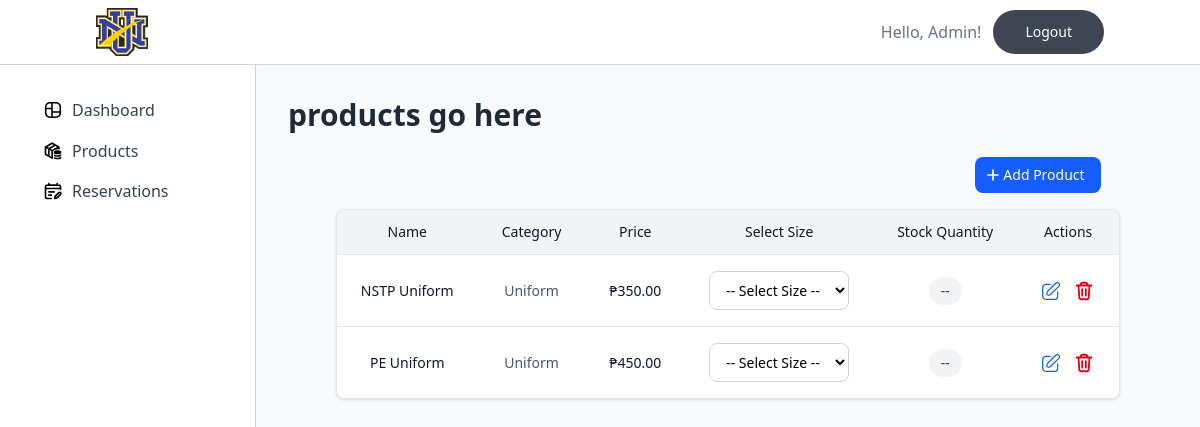
Page /pages/admin/products.php (signed in) on the committed database.
### tables this page shows
CREATE TABLE Product (
    product_id INT PRIMARY KEY auto_increment,
    product_name VARCHAR(255),
    category VARCHAR(255),
    price DECIMAL(10,2),
    image VARCHAR(255)
);

### actions/admin/product/productQuery.php (called while the page is built, shortened)
<?php
    $connection = new mysqli(DB_HOST, DB_USER, DB_PASS, DB_NAME);
    $display = "SELECT
                product.product_id,
                product.product_name,
                product.category,
                product.price,
                GROUP_CONCAT(product_sizestock.size ORDER BY product_sizestock.size SEPARATOR '|') AS sizes,
                GROUP_CONCAT(product_sizestock.stock_quantity ORDER BY product_sizestock.size SEPARATOR '|') AS stocks
                FROM product
                LEFT JOIN product_sizestock ON product.product_id = product_sizestock.product_id
                GROUP BY product.product_id, product.product_name, product.category, product.price
                ORDER BY product.product_id";
    $result = mysqli_query($connection, $display);
?>

### pages/admin/products.php (the view, shortened to what this page needs)
<?php
    require '../../actions/admin/product/productQuery.php';
?>
<!DOCTYPE html>
<html lang="en">
<head>
    <link rel="stylesheet" href="../../src/output.css">
</head>
    <body>
         <div class="flex">
            <main id="main-content" class="flex-1 p-8 bg-gray-50 text-center">
                <div class="mb-6 flex flex-col items-center justify-between gap-4 sm:flex-row">
                    <h1 class="text-3xl font-bold text-gray-800">products go here</h1>
                </div>
                <div class="space-y-4">
                    <div class="ml-155">
                        <a href="../../pages/admin/product/addProduct.php" class="inline-flex items-center rounded-lg bg-blue-600 px-4 py-2 pl-2 text-sm font-medium text-white hover:bg-blue-700 transition">
                            Add Product
                        </a>
                    </div>
                    <div class="inline-block bg-white rounded-lg shadow-sm border border-gray-200 overflow-x-auto">
                        <table class="divide-y divide-gray-200">
                            <thead class="bg-gray-100">
                                <tr>
                                    <th class="px-6 py-3 text-center text-sm font-medium text-gray-900">Name</th>
                                    <th class="px-6 py-3 text-left text-sm font-medium text-gray-900">Category</th>
                                    <th class="px-6 py-3 text-center text-sm font-medium text-gray-900">Price</th>
                                    <th class="px-6 py-3 text-center text-sm font-medium text-gray-900">Select Size</th>
                                    <th class="px-6 py-3 text-center text-sm font-medium text-gray-900">Stock Quantity</th>
                                    <th class="px-6 py-3 text-center text-sm font-medium text-gray-900">Actions</th>
                                </tr>
                            </thead>
                            <tbody class="divide-y divide-gray-200">
                                <?php while($row = mysqli_fetch_array($result)) { ?>
                                    <tr class="hover:bg-gray-50">
                                        <td class="px-6 py-4 text-sm font-medium text-gray-900"><?php echo $row['product_name']; ?></td>
                                        <td class="px-6 py-4 text-sm text-gray-600"><?php echo $row['category']; ?></td>
                                        <td class="px-6 py-4 text-sm text-gray-900">₱<?php echo $row['price']; ?></td>
                                        <td class="px-6 py-4 text-sm">
                                            <select name="selected_size" id="size-select-<?php echo $row['product_id']; ?>" class="size-dropdown rounded-lg border-gray-300 border px-3 py-2 text-sm focus:border-blue-500 focus:ring-2 focus:ring-blue-200" onchange="updateStock(this, <?php echo $row['product_id']; ?>)">
                                                <option value="">-- Select Size --</option>
                                            </select>
                                        </td>
                                        <td class="px-6 py-4 text-sm">
                                            <span id="stock-<?php echo $row['product_id']; ?>" class="inline-flex items-center rounded-full bg-gray-100 px-3 py-1 text-sm font-medium text-gray-700">
                                                --
                                            </span>
                                        </td>
                                        <td class="px-6 py-4 text-sm">
                                            <div class="flex items-center justify-center gap-3">
                                                <button type="button" onclick="editProduct(<?php echo $row['product_id']; ?>)" class="text-blue-600 hover:text-blue-800 transition cursor-pointer">
                                                </button>
                                                <button type="button" onclick="deleteProduct(<?php echo $row['product_id']; ?>)" class="text-red-600 hover:text-red-800 transition cursor-pointer">
                                                </button>
                                            </div>
                                        </td>
                                    </tr>
                                <?php } ?>
                            </tbody>
                        </table>
                    </div>
                </div>
            </main>
        </div>
    </body>
</html>

### rows in the picture
product: product_name "NSTP Uniform", category "Uniform", price "350.00"
product: product_name "PE Uniform", category "Uniform", price "450.00"
